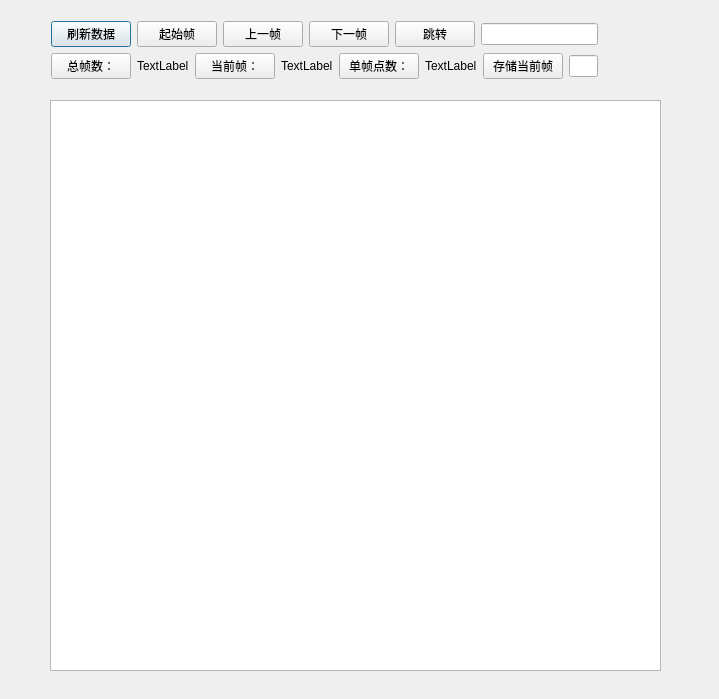
<?xml version="1.0" encoding="UTF-8"?>
<ui version="4.0">
 <class>datatable</class>
 <widget class="QDialog" name="datatable">
  <property name="geometry">
   <rect>
    <x>0</x>
    <y>0</y>
    <width>719</width>
    <height>699</height>
   </rect>
  </property>
  <property name="windowTitle">
   <string>点云数据表</string>
  </property>
  <widget class="QTableView" name="tableView">
   <property name="geometry">
    <rect>
     <x>50</x>
     <y>100</y>
     <width>611</width>
     <height>571</height>
    </rect>
   </property>
  </widget>
  <widget class="QWidget" name="layoutWidget">
   <property name="geometry">
    <rect>
     <x>51</x>
     <y>21</y>
     <width>547</width>
     <height>60</height>
    </rect>
   </property>
   <layout class="QVBoxLayout" name="verticalLayout">
    <item>
     <layout class="QHBoxLayout" name="horizontalLayout">
      <item>
       <widget class="QPushButton" name="freshData">
        <property name="text">
         <string>刷新数据</string>
        </property>
       </widget>
      </item>
      <item>
       <widget class="QPushButton" name="frist_Frame">
        <property name="text">
         <string>起始帧</string>
        </property>
       </widget>
      </item>
      <item>
       <widget class="QPushButton" name="last_Frame">
        <property name="text">
         <string>上一帧</string>
        </property>
       </widget>
      </item>
      <item>
       <widget class="QPushButton" name="next_Frame">
        <property name="text">
         <string>下一帧</string>
        </property>
       </widget>
      </item>
      <item>
       <widget class="QPushButton" name="skip_to">
        <property name="text">
         <string>跳转</string>
        </property>
       </widget>
      </item>
      <item>
       <widget class="QLineEdit" name="num_Frame"/>
      </item>
     </layout>
    </item>
    <item>
     <layout class="QHBoxLayout" name="horizontalLayout_2">
      <item>
       <widget class="QPushButton" name="pushButton_6">
        <property name="text">
         <string>总帧数：</string>
        </property>
       </widget>
      </item>
      <item>
       <widget class="QLabel" name="label_total">
        <property name="text">
         <string>TextLabel</string>
        </property>
       </widget>
      </item>
      <item>
       <widget class="QPushButton" name="current_Frame">
        <property name="text">
         <string>当前帧：</string>
        </property>
       </widget>
      </item>
      <item>
       <widget class="QLabel" name="label_current">
        <property name="text">
         <string>TextLabel</string>
        </property>
       </widget>
      </item>
      <item>
       <widget class="QPushButton" name="pushButton_7">
        <property name="text">
         <string>单帧点数：</string>
        </property>
       </widget>
      </item>
      <item>
       <widget class="QLabel" name="label_single">
        <property name="text">
         <string>TextLabel</string>
        </property>
       </widget>
      </item>
      <item>
       <widget class="QPushButton" name="saveCurrent_Frame">
        <property name="text">
         <string>存储当前帧</string>
        </property>
       </widget>
      </item>
      <item>
       <widget class="QLineEdit" name="savecurptahEdit"/>
      </item>
     </layout>
    </item>
   </layout>
  </widget>
 </widget>
 <resources/>
 <connections/>
</ui>
